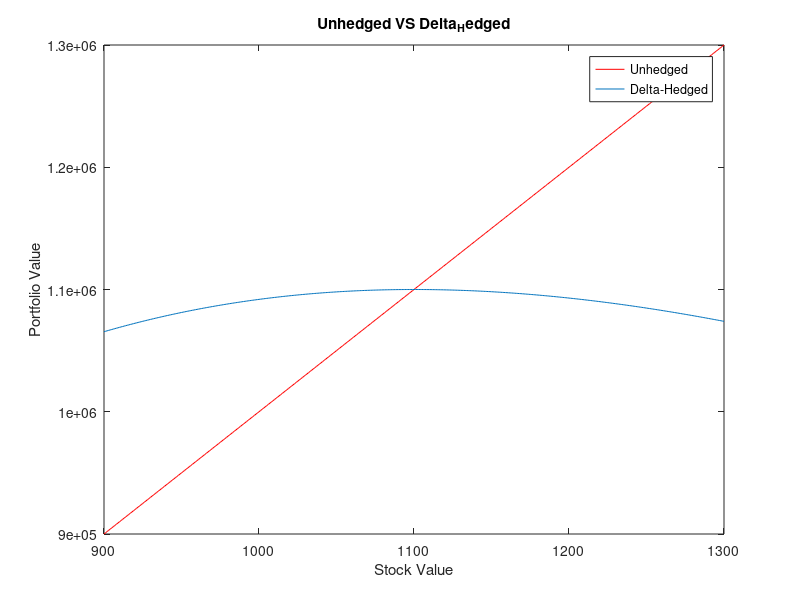

Here is the MATLAB script that generated this plot: (Note: this script raises an error after producing the figure.)
% AMERICAN OPTION PRICING \\ Delta-Gamma Hedging
 
clc
clear all
close all
 
%% AMERICAN OPTION PRICING
 
sigma = 0.3; % volatility of the underlying asset
r = 0.03; % risk free return
T = 2; % time to maturity
S_0 = 100; % price of the underlying asset 
K = 100;
 
Number_of_Intervals = 500; % As this value goes to infinity, binomial converges to brownian 
Delta = 1/Number_of_Intervals; 
time = (0:Delta:T); % time set
 
Stock_Price = nan(length(time),length(time)); 
 
Stock_Price(1,1) = S_0;
 
for t = 2:length(time)
    
   Stock_Price(1:t-1,t) = Stock_Price(1:t-1,t-1)*exp( (r-0.5*(sigma^2))*Delta + sqrt(Delta) ); 
   Stock_Price(t,t) =  Stock_Price(t-1,t-1)*exp( (r-0.5*(sigma^2))*Delta - sqrt(Delta) );
    
end
 
% Backward Induction
 
American_Put_Value = nan(length(time),length(time)); 
American_Put_Value(:,end) = max( K - Stock_Price(:,end) , 0 );
 
for t = (length(time)-1):-1:1
   
    American_Put_Value(1:t,t) = max (  ...
                       K - Stock_Price(1:t,t) , ... 
        exp(-r*Delta)*( .5* American_Put_Value(1:t,t+1) +  .5* American_Put_Value(2:t+1,t+1) ) ... 
                                        );
   
end
 
American_Put_Price = American_Put_Value(1,1);
[call_delta, not_used] = blsprice( S_0, K, r, T, sigma, 0); % the last argument is dividend yield which we ignore 
  
 
%% Example 1 : Delta Heding
 
% Parameters for call option
 
sigma = 0.3; % volatility of the underlying asset
r = 0.03; % risk free return
K = 1000; % strike price
T = 2; % time to maturity
S_0 = 1100; % price of the underlying asset 
Number_of_Stocks = 1000;
 
% Step 1 find the price and delta of the option
 
[call_price, not_used] = blsprice( S_0, K, r, T, sigma, 0); % the last argument is dividend yield which we ignore 
[call_delta, not_used] = blsdelta( S_0, K, r, T, sigma, 0); % the last argument is dividend yield which we ignore 
 
% Step 2 solve the system of equation 
% 1 * x + call_delta * y = 0
% S_0 * x + call_price*y = S_0 * Number_of_Stocks 
 
A = [1 call_delta
     1100 call_price];
 
B = [0 1100*1000]';
X = A \ B;
 
% Step 3 reblance your portfolio
 
Number_of_Stocks_Delta_Hedged = X(1);
Number_of_Calls_Delta_Hedged = X(2);
 
% Value comparison
 
Lower_Bound_Stock_Price = S_0 - 200;
Upper_Bound_Stock_Price = S_0 + 200;
 
Possible_Stock_Prices = (Lower_Bound_Stock_Price:1:Upper_Bound_Stock_Price);
 
Value_Unhedged = Possible_Stock_Prices*Number_of_Stocks;
[Call_Prices_Vector, not_used] = blsprice( Possible_Stock_Prices, K, r, T, sigma, 0);
Value_Delta_Hedged = Possible_Stock_Prices*Number_of_Stocks_Delta_Hedged ...
                       +  Call_Prices_Vector*Number_of_Calls_Delta_Hedged;
                   
figure(1)
plot(Possible_Stock_Prices,Value_Unhedged,'r')
hold on
plot(Possible_Stock_Prices,Value_Delta_Hedged)
xlabel('Stock Value')
ylabel('Portfolio Value')
legend('Unhedged','Delta-Hedged')
title('Unhedged VS Delta_Hedged')
 
%% Example 2 : Delta Gamma Hedging
 
% Different Parameters for Put option
 
K_for_put = 700; % strike price
T_for_put = 1.5; % time to maturity
 
% Step 1 find the price, delta, gamma of the option
 
call_gamma = blsgamma( S_0, K, r, T, sigma, 0); % the last argument is dividend yield which we ignore 
 
[not_used, put_price] = blsprice( S_0, K_for_put, r, T_for_put, sigma, 0); % the last argument is dividend yield which we ignore 
[not_used, put_delta] = blsdelta( S_0, K_for_put, r, T_for_put, sigma, 0); % the last argument is dividend yield which we ignore 
put_gamma = blsgamma( S_0, K_for_put, r, T_for_put, sigma, 0); % the last argument is dividend yield which we ignore 
 
% Step 2 solve the system of equation 
% 1 * x + call_delta * y + put_delta * z= 0
% 0 * x + call_gamma * y + put_gamma * z= 0
% S_0 * x + call_price * y + put_price * z = S_0 * Number_of_Stocks 
 
A = [1 call_delta put_delta
     0 call_gamma put_gamma
     1100 call_price put_price];
 
B = [0 0 1100*1000]';
X = A \ B;
 
% Step 3 reblance your portfolio
 
Number_of_Stocks_DeltaGamma_Hedged = X(1);
Number_of_Calls_DeltaGamma_Hedged = X(2);
Number_of_Puts_DeltaGamma_Hedged = X(3);
 
% Value comparison
 
[not_used, Put_Prices_Vector] = blsprice( Possible_Stock_Prices, K_for_put, r, T_for_put, sigma, 0);
Value_DeltaGamma_Hedged = Possible_Stock_Prices*Number_of_Stocks_DeltaGamma_Hedged ...
                       +  Call_Prices_Vector*Number_of_Calls_DeltaGamma_Hedged ...
                       +  Put_Prices_Vector*Number_of_Puts_DeltaGamma_Hedged;
                   
figure(2)
plot(Possible_Stock_Prices,Value_Unhedged,'r')
hold on
plot(Possible_Stock_Prices,Value_Delta_Hedged,'k')
hold on
plot(Possible_Stock_Prices,Value_DeltaGamma_Hedged)
xlabel('Stock Value')
ylabel('Portfolio Value')
legend('Unhedged','Delta-Hedged','DeltaGamma-Hedged')
title('Unhedged VS Delta_Hedged VS DeltaGamma_Hedged')
 
 
 
%% Dynamic Delta-Hedging
 
dt_choice = [1/12 1/52 1/252];
T_Maturity_Call = 2;
T = 1;
mu = 0.05;
sigma = 0.25;
r = 0.03;
F = 100;
N_Simulation = 10;
K = 100;
 
for dt_choice_index = 1:length(dt_choice)
   
    dt = dt_choice(dt_choice_index);
    Time = (0:dt:T);
    Time_To_Maturity = T_Maturity_Call - Time;
    
    dW = sqrt(dt)*randn(length(Time)-1,N_Simulation); 
    %dW = sqrt(dt)*(-1+2*( rand(length(Time)-1,N_Simulation) > 0.5)); 
    
    Initial_Stock_Price = log(F)*ones(1,N_Simulation);
    Log_Stcok_Price_Diff = ( mu - 0.5*(sigma^2) )*dt*ones( length(Time)-1 ,N_Simulation ) ... % drift term
                           + sigma*dW ; % NOTE THAT YOU ARE SIMULATING UNDER P!!!!
    
    temp = [Initial_Stock_Price; Log_Stcok_Price_Diff]; % first row is log(S_0) and the rest is d(log(S_t))
    Log_Stock_Price = cumsum(temp);
    Stock_Price = exp(Log_Stock_Price);
    
    [Call_Price,not_used] = blsprice(Stock_Price, K, r, (Time_To_Maturity')*ones(1,N_Simulation), sigma, 0);
    [Call_Delta,not_used] = blsdelta(Stock_Price, K, r, (Time_To_Maturity')*ones(1,N_Simulation), sigma, 0);
            
    subplot(length(dt_choice),1,dt_choice_index)
    Value_of_Portfolio_Delta_Hedged = nan(size(Stock_Price,1),size(Stock_Price,2));
    Value_of_Portfolio_Delta_Hedged(1,:) = Stock_Price(1,:);
    
    for i = 1:N_Simulation       
        for dt_index = 1:(length(Time)-1)
           
            Value_of_Portfolio_This_Period = Value_of_Portfolio_Delta_Hedged(dt_index,i);
            Stock_Price_This_Period = Stock_Price(dt_index,i);
            Call_Price_This_Period = Call_Price(dt_index,i);
            Call_Delta_This_Period = Call_Delta(dt_index,i);
            
            A = [Stock_Price_This_Period Call_Price_This_Period
                 1                       Call_Delta_This_Period];
            B = [Value_of_Portfolio_This_Period
                 0];
            Solution = A \ B;
            Number_of_Stocks = Solution(1);
            Number_of_Calls = Solution(2);
 
            Stock_Price_Next_Period = Stock_Price( dt_index+1 ,i);
            Call_Price_Next_Period = Call_Price( dt_index+1 ,i);
            Value_of_Portfolio_Next_Period = Stock_Price_Next_Period*Number_of_Stocks + Call_Price_Next_Period*Number_of_Calls;
            Value_of_Portfolio_Delta_Hedged( dt_index+1 ,i) = Value_of_Portfolio_Next_Period;
            
        end
    end
    
    for i = 1:N_Simulation
    
        plot( Time , Value_of_Portfolio_Delta_Hedged(:,i))
        hold on    
        plot( Time , F*exp(r*Time), 'r', 'LineWidth', 2);
        axis([0 1 80 120])
        
    end
    
    xlabel('Time')
    ylabel('Value of Delta Hedged Portfolio')
    if dt == 1/12
        title('Monthly Rebalancing')
    elseif dt == 1/52
        title('Weekly Rebalancing')
    elseif dt == 1/252
        title('Daily Rebalancing')
    end
    
    hold off
    
end


